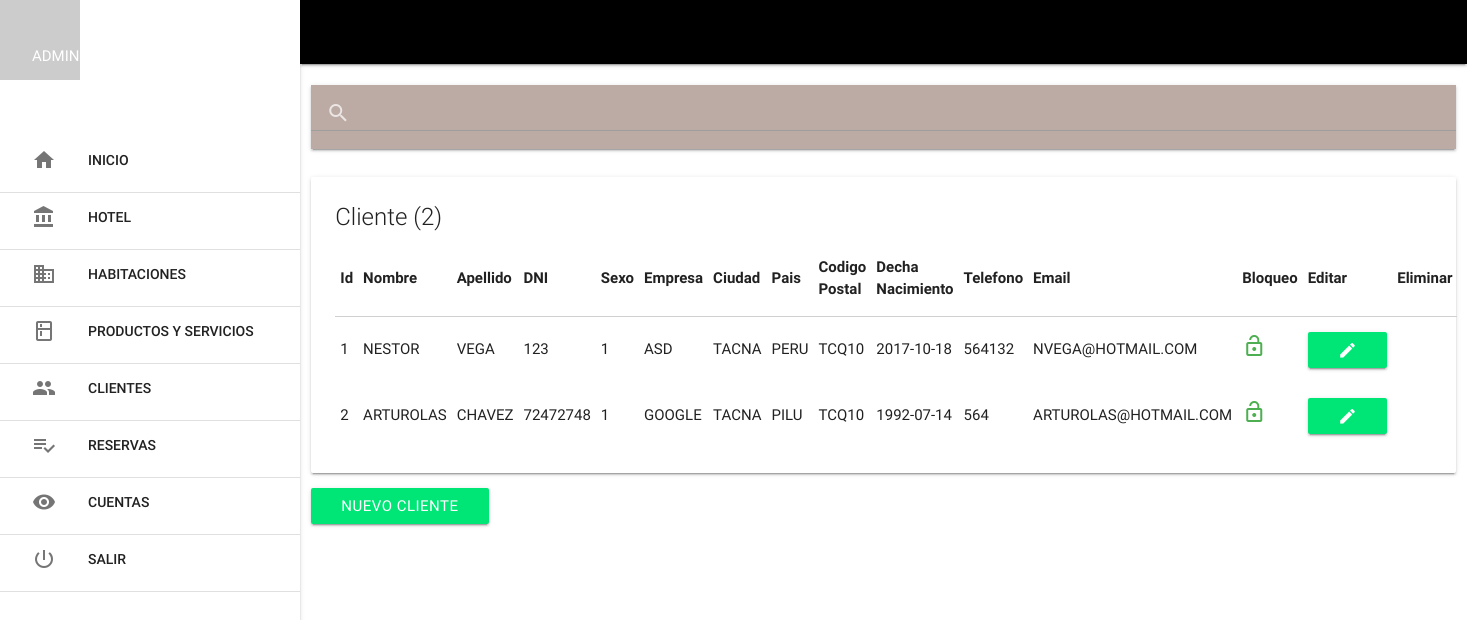
/mlt_cliente/index.php (signed in), run on the app's committed database.
### tables this page shows
CREATE TABLE IF NOT EXISTS `mlt_cliente` (
  `cli_id` int(11) NOT NULL AUTO_INCREMENT,
  `cli_nombre` varchar(80) DEFAULT NULL,
  `cli_apellido` varchar(80) DEFAULT NULL,
  `cli_dni` varchar(10) DEFAULT NULL,
  `cli_sexo` tinyint(1) DEFAULT NULL,
  `cli_empresa` varchar(80) DEFAULT NULL,
  `cli_ciudad` varchar(50) DEFAULT NULL,
  `cli_pais` varchar(50) DEFAULT NULL,
  `cli_codigopostal` varchar(20) DEFAULT NULL,
  `cli_fechanacimiento` date DEFAULT NULL,
  `cli_telefono` int(15) DEFAULT NULL,
  `cli_email` varchar(80) DEFAULT NULL,
  `cli_pass` varchar(250) DEFAULT NULL,
  `cli_estado` tinyint(1) DEFAULT NULL,
  PRIMARY KEY (`cli_id`)
);

### mlt_cliente/index.php (the view, shortened to what this page needs)
<?php include '../extend/header.php';
?>
<div class="row">
        <div class = "col s12">
        </div>
</div>
<div class="row">
        <div class = "col s12">
                <nav class="brown lighten-3">
                        <div class="nav_wrapper">
                                <div class="input-field">
                                        <input type="search" id="buscar" autocomplete="off" >
                                        <label for="buscar"><i class="material-icons">search</i></label>
                                        <i class="material-icons">close</i>
                                </div>
                        </div>
                </nav>
        </div>
</div>
<?php $sel = $con->query("SELECT mlt_cliente.cli_id, mlt_cliente.cli_nombre, mlt_cliente.cli_apellido, mlt_cliente.cli_dni, mlt_cliente.cli_sexo, mlt_cliente.cli_empresa, mlt_cliente.cli_ciudad, mlt_cliente.cli_pais, mlt_cliente.cli_codigopostal, mlt_cliente.cli_fechanacimiento, mlt_cliente.cli_telefono, mlt_cliente.cli_email, mlt_cliente.cli_pass, mlt_cliente.cli_estado FROM mlt_cliente");
        $row = mysqli_num_rows($sel);
?>
<div class="row">
        <div class="col s12">
                <div class="card">
                        <div class="card-content">
                                <span class="card-title">Cliente (<?php echo $row; ?>) </span>
                                <TABLE>
                                        <THEAD>
                                                <th>Id</th>
                                                <th>Nombre</th>
                                                <th>Apellido</th>
                                                <th>DNI</th>
                                                <th>Sexo</th>
                                                <th>Empresa</th>
                                                <th>Ciudad</th>
                                                <th>Pais</th>
                                                <th>Codigo Postal</th>
                                                <th>Decha Nacimiento</th>
                                                <th>Telefono</th>
                                                <th>Email</th>
                                                <th>Bloqueo</th>
                                                <th>Editar</th>
                                                <th>Eliminar</th>
                                        </THEAD>
                                        <?php while($f = $sel->fetch_assoc()){ ?>
                                                <tr>
                                                        <td><?php echo $f['cli_id']?></td>
                                                        <td><?php echo $f['cli_nombre']?></td>
                                                        <td><?php echo $f['cli_apellido']?></td>
                                                        <td><?php echo $f['cli_dni']?></td>
                                                        <td><?php echo $f['cli_sexo']?></td>
                                                        <td><?php echo $f['cli_empresa']?></td>
                                                        <td><?php echo $f['cli_ciudad']?></td>
                                                        <td><?php echo $f['cli_pais']?></td>
                                                        <td><?php echo $f['cli_codigopostal']?></td>
                                                        <td><?php echo $f['cli_fechanacimiento']?></td>
                                                        <td><?php echo $f['cli_telefono']?></td>
                                                        <td><?php echo $f['cli_email']?></td>
                                                        <td>
                                                        <?php if($f['cli_estado'] == 1): ?>
                                                                <a href="controller_mlt_cliente.php?op=bloquear_mlt_cliente&id=<?php echo $f['cli_id'] ?>&bl=<?php echo $f['cli_estado'] ?>"><i class = "material-icons green-text">lock_open</i></a>
                                                                <?php else: ?>
                                                                <a href="controller_mlt_cliente.php?op=bloquear_mlt_cliente&id=<?php echo $f['cli_id'] ?>&bl=<?php echo $f['cli_estado'] ?>"><i class = "material-icons red-text">lock_outline</i></a>
                                                        <?php endif; ?>
                                                        </td>
                                                        <td>
                                                        <?php if($f['cli_estado'] == 1): ?>
                                                                <a href="mlt_cliente_ver.php?id=<?php echo $f['cli_id']; ?>" class="btn green accent-3"><i class = "material-icons">edit</i></a>
                                                                <?php else: ?>
                                                        <?php endif; ?>
                                                        </td>
                                                        <td>
                                                        </td>
                                                    </tr>
                                        <?php } ?>
                                </TABLE>
                        </div>
                </div>
        </div>
        <div class="row">
                <div class = "col s12">
                        <a href="mlt_cliente_nuevo.php" class="btn green accent-3">NUEVO CLIENTE</a>
                </div>
        </div>
</div>
<?php include '../extend/scripts.php'; ?>
</body>
</html>

### data on the page
mlt_cliente: cli_id "1", cli_nombre "NESTOR", cli_apellido "VEGA", cli_dni "123", cli_sexo "1", cli_empresa "ASD", cli_ciudad "TACNA", cli_pais "PERU", cli_codigopostal "TCQ10", cli_fechanacimiento "2017-10-18", cli_telefono "564132", cli_email "NVEGA@HOTMAIL.COM"
mlt_cliente: cli_id "2", cli_nombre "ARTUROLAS", cli_apellido "CHAVEZ", cli_dni "72472748", cli_sexo "1", cli_empresa "GOOGLE", cli_ciudad "TACNA", cli_pais "PILU", cli_codigopostal "TCQ10", cli_fechanacimiento "1992-07-14", cli_telefono "564", cli_email "ARTUROLAS@HOTMAIL.COM"

### other printed values
$_SESSION['nombre'] "ADMINISTRADOR"
$row "2"
